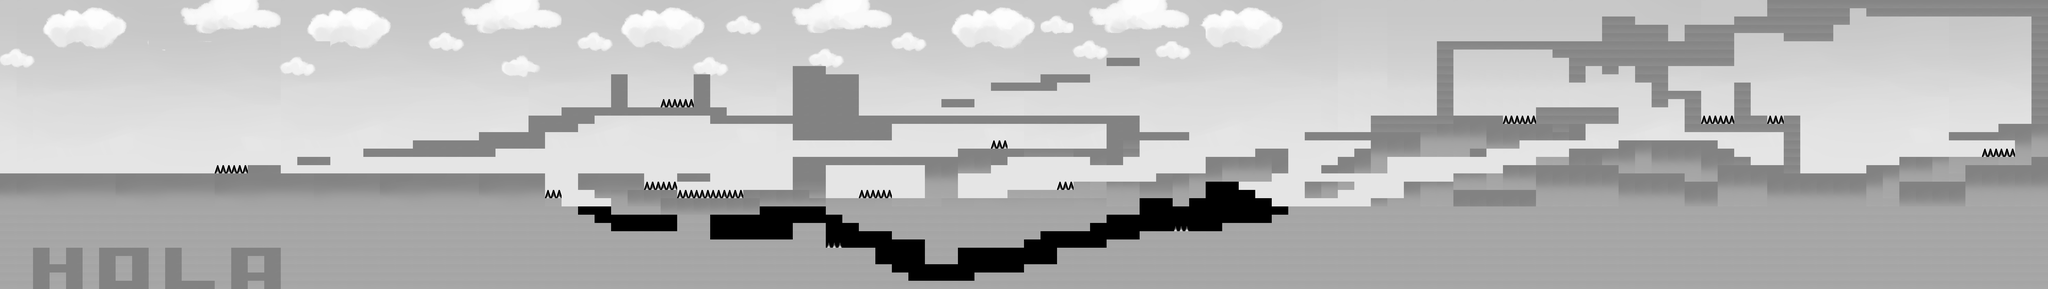

A 2D game scene composited from a Tiled map and its tileset images. What follows is a short description and the map's XML, with each tile layer's data collapsed to a summary:
An orthogonal 124x35 tile map with 64x32 px tiles, 3 tile layers (Capa de Patrones 1, nubeschidas, pasto), 1 hidden layer not drawn, 7 tilesets.

<map version="1.0" orientation="orthogonal" renderorder="right-down" width="124" height="35" tilewidth="64" tileheight="32" nextobjectid="1">
 <tileset firstgid="1" name="cielo" tilewidth="64" tileheight="32" tilecount="375" columns="15">
  <image source="cieloosc.png" trans="ff00ff" width="1000" height="800" />
 </tileset>
 <tileset firstgid="376" name="arbolchido" tilewidth="64" tileheight="32" tilecount="44" columns="4">
  <image source="arbolchidoosc.png" trans="ff00ff" width="266" height="363" />
 </tileset>
 <tileset firstgid="420" name="ArbolRosa" tilewidth="64" tileheight="32" tilecount="48" columns="4">
  <image source="ArbolRosaosc.png" trans="ff00ff" width="282" height="407" />
 </tileset>
 <tileset firstgid="468" name="ARBOLROSACHIDO" tilewidth="64" tileheight="32" tilecount="60" columns="5">
  <image source="ARBOLROSACHIDOosc.png" trans="ff00ff" width="339" height="407" />
 </tileset>
 <tileset firstgid="528" name="nubeschidas" tilewidth="64" tileheight="32" tilecount="204" columns="17">
  <image source="nubeschidasosc.png" trans="ff00ff" width="1151" height="389" />
 </tileset>
 <tileset firstgid="732" name="pastochido" tilewidth="64" tileheight="32" tilecount="30" columns="6">
  <image source="pastochidoosc.png" trans="ff00ff" width="439" height="177" />
  <tile id="0">
   <properties>
    <property name="tipo" value="pasto" />
   </properties>
  </tile>
  <tile id="1">
   <properties>
    <property name="tipo" value="pasto" />
   </properties>
  </tile>
  <tile id="2">
   <properties>
    <property name="tipo" value="pasto" />
   </properties>
  </tile>
  <tile id="3">
   <properties>
    <property name="tipo" value="pasto" />
   </properties>
  </tile>
  <tile id="4">
   <properties>
    <property name="tipo" value="pasto" />
   </properties>
  </tile>
  <tile id="5">
   <properties>
    <property name="tipo" value="pasto" />
   </properties>
  </tile>
  <tile id="6">
   <properties>
    <property name="tipo" value="pasto" />
   </properties>
  </tile>
  <tile id="7">
   <properties>
    <property name="tipo" value="pasto" />
   </properties>
  </tile>
  <tile id="8">
   <properties>
    <property name="tipo" value="pasto" />
   </properties>
  </tile>
  <tile id="9">
   <properties>
    <property name="tipo" value="pasto" />
   </properties>
  </tile>
  <tile id="10">
   <properties>
    <property name="tipo" value="pasto" />
   </properties>
  </tile>
  <tile id="11">
   <properties>
    <property name="tipo" value="pasto" />
   </properties>
  </tile>
  <tile id="12">
   <properties>
    <property name="tipo" value="pasto" />
   </properties>
  </tile>
  <tile id="13">
   <properties>
    <property name="tipo" value="pasto" />
   </properties>
  </tile>
  <tile id="14">
   <properties>
    <property name="tipo" value="pasto" />
   </properties>
  </tile>
  <tile id="15">
   <properties>
    <property name="tipo" value="pasto" />
   </properties>
  </tile>
  <tile id="16">
   <properties>
    <property name="tipo" value="pasto" />
   </properties>
  </tile>
  <tile id="17">
   <properties>
    <property name="tipo" value="pasto" />
   </properties>
  </tile>
  <tile id="18">
   <properties>
    <property name="tipo" value="pasto" />
   </properties>
  </tile>
  <tile id="19">
   <properties>
    <property name="tipo" value="pasto" />
   </properties>
  </tile>
  <tile id="20">
   <properties>
    <property name="tipo" value="pasto" />
   </properties>
  </tile>
  <tile id="21">
   <properties>
    <property name="tipo" value="pasto" />
   </properties>
  </tile>
  <tile id="22">
   <properties>
    <property name="tipo" value="pasto" />
   </properties>
  </tile>
  <tile id="23">
   <properties>
    <property name="tipo" value="pasto" />
   </properties>
  </tile>
  <tile id="24">
   <properties>
    <property name="tipo" value="pasto" />
   </properties>
  </tile>
  <tile id="25">
   <properties>
    <property name="tipo" value="pasto" />
   </properties>
  </tile>
  <tile id="26">
   <properties>
    <property name="tipo" value="pasto" />
   </properties>
  </tile>
  <tile id="27">
   <properties>
    <property name="tipo" value="pasto" />
   </properties>
  </tile>
  <tile id="28">
   <properties>
    <property name="tipo" value="pasto" />
   </properties>
  </tile>
  <tile id="29">
   <properties>
    <property name="tipo" value="pasto" />
   </properties>
  </tile>
 </tileset>
 <tileset firstgid="762" name="flamas" tilewidth="64" tileheight="32" tilecount="1" columns="1">
  <image source="flamasosc.png" trans="ffffff" width="64" height="32" />
  <tile id="0">
   <properties>
    <property name="tipo" value="fuego" />
   </properties>
  </tile>
 </tileset>
 <layer name="Capa de Patrones 1" width="124" height="35">
  <data>[4340 cells, 3088 non-empty, 375 distinct tile ids]</data>
 </layer>
 <layer name="Arbol chido" width="124" height="35" visible="0">
  <data>[4340 cells, 696 non-empty, 104 distinct tile ids]</data>
 </layer>
 <layer name="nubeschidas" width="124" height="35">
  <data>[4340 cells, 524 non-empty, 116 distinct tile ids]</data>
 </layer>
 <layer name="pasto" width="124" height="35">
  <data>[4340 cells, 2020 non-empty, 30 distinct tile ids]</data>
 </layer>
</map>
